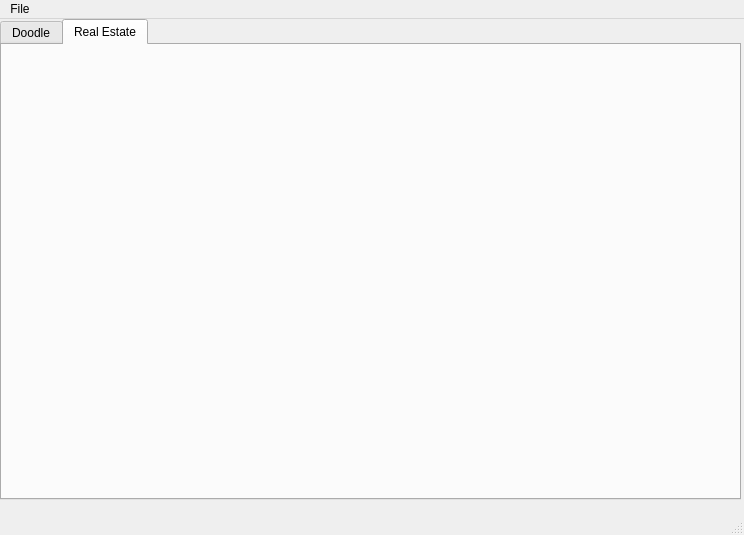
<?xml version="1.0" encoding="UTF-8"?>
<ui version="4.0">
 <author>Daine Mamacos</author>
 <class>lcd</class>
 <widget class="QMainWindow" name="lcd">
  <property name="geometry">
   <rect>
    <x>0</x>
    <y>0</y>
    <width>744</width>
    <height>535</height>
   </rect>
  </property>
  <property name="sizePolicy">
   <sizepolicy hsizetype="Expanding" vsizetype="Expanding">
    <horstretch>0</horstretch>
    <verstretch>0</verstretch>
   </sizepolicy>
  </property>
  <property name="windowTitle">
   <string>MainWindow</string>
  </property>
  <widget class="QWidget" name="centralwidget">
   <property name="enabled">
    <bool>true</bool>
   </property>
   <property name="sizeIncrement">
    <size>
     <width>0</width>
     <height>0</height>
    </size>
   </property>
   <widget class="QTabWidget" name="tabWidget">
    <property name="geometry">
     <rect>
      <x>0</x>
      <y>0</y>
      <width>741</width>
      <height>481</height>
     </rect>
    </property>
    <property name="currentIndex">
     <number>1</number>
    </property>
    <widget class="QWidget" name="tab">
     <attribute name="title">
      <string>Doodle</string>
     </attribute>
     <widget class="QFrame" name="frame">
      <property name="enabled">
       <bool>true</bool>
      </property>
      <property name="geometry">
       <rect>
        <x>110</x>
        <y>140</y>
        <width>514</width>
        <height>130</height>
       </rect>
      </property>
      <property name="frameShape">
       <enum>QFrame::StyledPanel</enum>
      </property>
      <property name="frameShadow">
       <enum>QFrame::Raised</enum>
      </property>
      <widget class="cVectorDrawWidget" name="drawPanel" native="true">
       <property name="geometry">
        <rect>
         <x>1</x>
         <y>1</y>
         <width>512</width>
         <height>128</height>
        </rect>
       </property>
       <property name="sizePolicy">
        <sizepolicy hsizetype="Expanding" vsizetype="Expanding">
         <horstretch>4</horstretch>
         <verstretch>1</verstretch>
        </sizepolicy>
       </property>
       <property name="sizeIncrement">
        <size>
         <width>4</width>
         <height>1</height>
        </size>
       </property>
       <property name="baseSize">
        <size>
         <width>512</width>
         <height>128</height>
        </size>
       </property>
       <property name="cursor">
        <cursorShape>CrossCursor</cursorShape>
       </property>
      </widget>
     </widget>
    </widget>
    <widget class="QWidget" name="realEstateTab">
     <attribute name="title">
      <string>Real Estate</string>
     </attribute>
    </widget>
   </widget>
  </widget>
  <widget class="QMenuBar" name="menubar">
   <property name="geometry">
    <rect>
     <x>0</x>
     <y>0</y>
     <width>744</width>
     <height>25</height>
    </rect>
   </property>
   <widget class="QMenu" name="menuFile">
    <property name="geometry">
     <rect>
      <x>355</x>
      <y>165</y>
      <width>144</width>
      <height>46</height>
     </rect>
    </property>
    <property name="sizeIncrement">
     <size>
      <width>4</width>
      <height>1</height>
     </size>
    </property>
    <property name="baseSize">
     <size>
      <width>512</width>
      <height>128</height>
     </size>
    </property>
    <property name="title">
     <string>File</string>
    </property>
   </widget>
   <addaction name="menuFile"/>
  </widget>
  <widget class="QStatusBar" name="statusbar"/>
 </widget>
 <customwidgets>
  <customwidget>
   <class>cVectorDrawWidget</class>
   <extends>QWidget</extends>
   <header>cVectorDrawWidget.h</header>
   <container>1</container>
  </customwidget>
 </customwidgets>
 <resources/>
 <connections/>
</ui>
